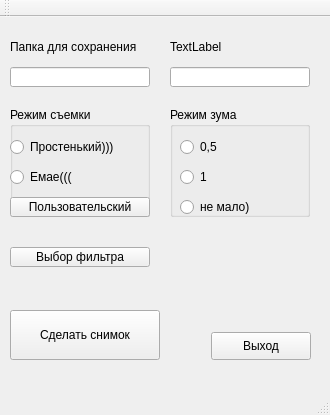
<?xml version="1.0" encoding="UTF-8"?>
<ui version="4.0">
 <class>MainWindow</class>
 <widget class="QMainWindow" name="MainWindow">
  <property name="geometry">
   <rect>
    <x>0</x>
    <y>0</y>
    <width>330</width>
    <height>415</height>
   </rect>
  </property>
  <property name="windowTitle">
   <string>MainWindow</string>
  </property>
  <widget class="QWidget" name="centralWidget">
   <widget class="QPushButton" name="ExitButton">
    <property name="geometry">
     <rect>
      <x>211</x>
      <y>315</y>
      <width>100</width>
      <height>28</height>
     </rect>
    </property>
    <property name="text">
     <string>Выход</string>
    </property>
   </widget>
   <widget class="QPushButton" name="PhotoButton">
    <property name="geometry">
     <rect>
      <x>10</x>
      <y>293</y>
      <width>150</width>
      <height>50</height>
     </rect>
    </property>
    <property name="text">
     <string>Сделать снимок</string>
    </property>
   </widget>
   <widget class="QLineEdit" name="FolderForSave">
    <property name="geometry">
     <rect>
      <x>10</x>
      <y>50</y>
      <width>140</width>
      <height>20</height>
     </rect>
    </property>
   </widget>
   <widget class="QLineEdit" name="FileName">
    <property name="geometry">
     <rect>
      <x>170</x>
      <y>50</y>
      <width>140</width>
      <height>20</height>
     </rect>
    </property>
   </widget>
   <widget class="QLabel" name="label">
    <property name="geometry">
     <rect>
      <x>10</x>
      <y>20</y>
      <width>140</width>
      <height>20</height>
     </rect>
    </property>
    <property name="text">
     <string>Папка для сохранения</string>
    </property>
   </widget>
   <widget class="QPushButton" name="ChangeFilter">
    <property name="geometry">
     <rect>
      <x>10</x>
      <y>230</y>
      <width>140</width>
      <height>20</height>
     </rect>
    </property>
    <property name="text">
     <string>Выбор фильтра</string>
    </property>
   </widget>
   <widget class="QGroupBox" name="groupBox">
    <property name="geometry">
     <rect>
      <x>170</x>
      <y>90</y>
      <width>140</width>
      <height>110</height>
     </rect>
    </property>
    <property name="title">
     <string>Режим зума</string>
    </property>
    <widget class="QRadioButton" name="radioButton_6">
     <property name="geometry">
      <rect>
       <x>10</x>
       <y>90</y>
       <width>140</width>
       <height>20</height>
      </rect>
     </property>
     <property name="text">
      <string>не мало)</string>
     </property>
    </widget>
    <widget class="QRadioButton" name="radioButton_5">
     <property name="geometry">
      <rect>
       <x>10</x>
       <y>60</y>
       <width>140</width>
       <height>20</height>
      </rect>
     </property>
     <property name="text">
      <string>1</string>
     </property>
    </widget>
    <widget class="QRadioButton" name="radioButton_4">
     <property name="geometry">
      <rect>
       <x>10</x>
       <y>30</y>
       <width>140</width>
       <height>20</height>
      </rect>
     </property>
     <property name="text">
      <string>0,5</string>
     </property>
    </widget>
   </widget>
   <widget class="QGroupBox" name="groupBox_2">
    <property name="geometry">
     <rect>
      <x>10</x>
      <y>90</y>
      <width>140</width>
      <height>110</height>
     </rect>
    </property>
    <property name="title">
     <string>Режим съемки</string>
    </property>
    <widget class="QPushButton" name="CustomMode">
     <property name="geometry">
      <rect>
       <x>0</x>
       <y>90</y>
       <width>140</width>
       <height>20</height>
      </rect>
     </property>
     <property name="text">
      <string>Пользовательский</string>
     </property>
    </widget>
    <widget class="QRadioButton" name="radioButton">
     <property name="geometry">
      <rect>
       <x>0</x>
       <y>30</y>
       <width>140</width>
       <height>20</height>
      </rect>
     </property>
     <property name="text">
      <string>Простенький)))</string>
     </property>
    </widget>
    <widget class="QRadioButton" name="radioButton_2">
     <property name="geometry">
      <rect>
       <x>0</x>
       <y>60</y>
       <width>140</width>
       <height>20</height>
      </rect>
     </property>
     <property name="text">
      <string>Емае(((</string>
     </property>
    </widget>
   </widget>
   <widget class="QLabel" name="label_3">
    <property name="geometry">
     <rect>
      <x>0</x>
      <y>0</y>
      <width>1</width>
      <height>1</height>
     </rect>
    </property>
    <property name="text">
     <string/>
    </property>
   </widget>
   <widget class="QLabel" name="label_4">
    <property name="geometry">
     <rect>
      <x>170</x>
      <y>20</y>
      <width>110</width>
      <height>20</height>
     </rect>
    </property>
    <property name="text">
     <string>TextLabel</string>
    </property>
   </widget>
  </widget>
  <widget class="QMenuBar" name="menuBar">
   <property name="geometry">
    <rect>
     <x>0</x>
     <y>0</y>
     <width>330</width>
     <height>22</height>
    </rect>
   </property>
  </widget>
  <widget class="QToolBar" name="mainToolBar">
   <attribute name="toolBarArea">
    <enum>TopToolBarArea</enum>
   </attribute>
   <attribute name="toolBarBreak">
    <bool>false</bool>
   </attribute>
  </widget>
  <widget class="QStatusBar" name="statusBar"/>
 </widget>
 <layoutdefault spacing="6" margin="11"/>
 <resources/>
 <connections/>
</ui>
